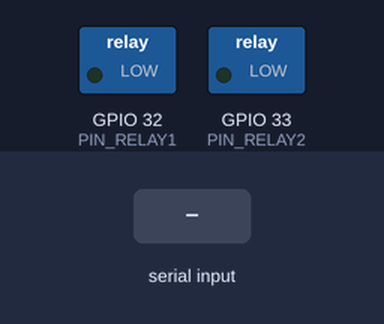
A sketch run on a simulated ESP32. Shown: switched loads named in the sketch (green lamp = pin HIGH). Inputs (shaded band) come from the test bench. What the sketch prints to the serial monitor is not drawn.

Above: at 1.2 s.
1.3 s: "1" received over Serial
At 2.3 s:
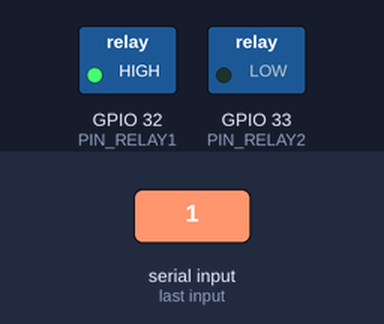
2.8 s: "2" received over Serial
At 3.5 s:
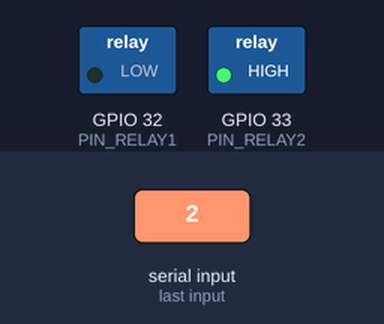
4.3 s: "3" received over Serial
At 4.6 s:
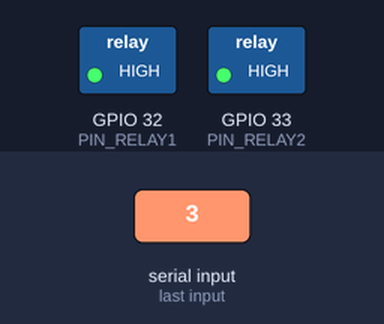
5.8 s: "0" received over Serial
At 7.0 s:
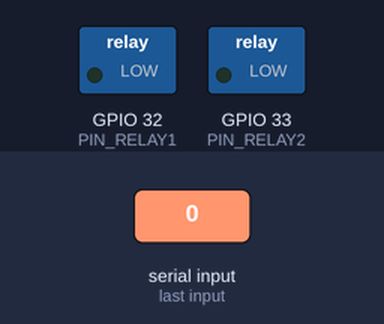
Timing chart, 0 to 8.3 s (numbered marks = the images above; inputs shaded):
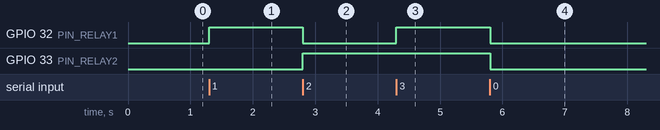

The sketch:

sketch.ino
```cpp
#define PIN_RELAY1 GPIO_NUM_32
#define PIN_RELAY2 GPIO_NUM_33

//The setup function is called once at startup of the sketch
void setup()
{
  Serial.begin(9600);
  delay(10);
  Serial.println("Hallo!");

  pinMode(PIN_RELAY1, OUTPUT);
  digitalWrite(PIN_RELAY1, 0);

  pinMode(PIN_RELAY2, OUTPUT);
  digitalWrite(PIN_RELAY2, 0);
}

// The loop function is called in an endless loop
void loop()
{
//  Serial.println("Hallo!");
  if (Serial.available() > 0) {
    int c = Serial.read();
    switch (c) {
      case '0':
        digitalWrite(PIN_RELAY1, 0);
        digitalWrite(PIN_RELAY2, 0);
        break;
      case '1':
        digitalWrite(PIN_RELAY1, 1);
        digitalWrite(PIN_RELAY2, 0);
        break;
      case '2':
        digitalWrite(PIN_RELAY1, 0);
        digitalWrite(PIN_RELAY2, 1);
        break;
      case '3':
        digitalWrite(PIN_RELAY1, 1);
        digitalWrite(PIN_RELAY2, 1);
        break;
    }
  }
}
```

Measured:
- after the input at 1.3 s, GPIO 32 (PIN_RELAY1): LOW → HIGH at once
- after the input at 2.8 s, GPIO 32 (PIN_RELAY1): HIGH → LOW at once; GPIO 33 (PIN_RELAY2): LOW → HIGH at once
- after the input at 4.3 s, GPIO 32 (PIN_RELAY1): LOW → HIGH at once
- after the input at 5.8 s, GPIO 32 (PIN_RELAY1), GPIO 33 (PIN_RELAY2): HIGH → LOW at once
